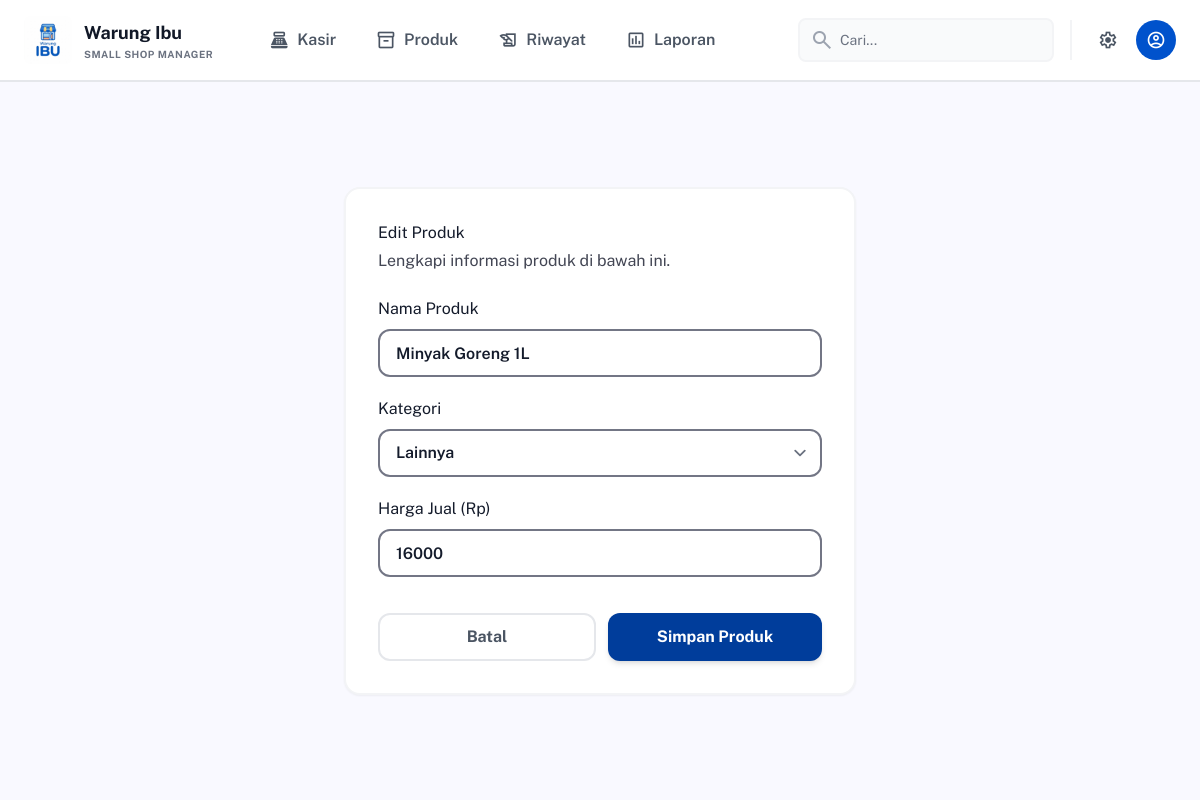
The page /produk/edit/3/ on the database its author committed.
### core/models.py (models this page shows, shortened)
class Produk(models.Model):
    KATEGORI_CHOICES = (
        ('makanan', 'Makanan'),
        ('minuman', 'Minuman'),
        ('lainnya', 'Lainnya'),
    )
    nama = models.CharField(max_length=100)
    harga = models.DecimalField(max_digits=10, decimal_places=0)
    kategori = models.CharField(max_length=50, choices=KATEGORI_CHOICES, default='lainnya')

### core/views.py (the view)
# urls.py: path('produk/edit/<int:pk>/', views.edit_produk, name='edit_produk'),
@never_cache
def edit_produk(request, pk):
    produk = get_object_or_404(Produk, pk=pk)
    if request.method == 'POST':
        produk.nama = request.POST.get('nama')
        produk.kategori = request.POST.get('kategori')
        produk.harga = request.POST.get('harga')
        produk.save()
        return redirect('produk')
    return render(request, 'produk_form.html', {'title': 'Edit Produk', 'produk': produk})

### templates/produk_form.html (shortened to what this page needs)
{% extends 'base.html' %}
{% block content %}
<div class="flex-1 overflow-y-auto p-4 sm:p-8 bg-surface flex items-center justify-center">
    <div class="w-full max-w-lg bg-white p-8 rounded-2xl shadow-sm border-2 border-gray-100">
        <div class="mb-6">
            <h1 class="font-headline-lg text-on-surface">{{ title }}</h1>
            <p class="text-on-surface-variant font-body-md mt-1">Lengkapi informasi produk di bawah ini.</p>
        </div>
        <form method="POST" class="space-y-5">
            <div>
                <label class="block font-label-lg mb-2 text-on-surface">Nama Produk</label>
                <input type="text" name="nama" value="{{ produk.nama }}" required class="w-full h-12 px-4 rounded-xl border-2 border-outline focus:border-primary focus:ring-0 font-semibold transition-all">
            </div>
            <div>
                <label class="block font-label-lg mb-2 text-on-surface">Kategori</label>
                <select name="kategori" required class="w-full h-12 px-4 rounded-xl border-2 border-outline focus:border-primary focus:ring-0 font-semibold transition-all">
                    <option value="lainnya" {% if produk.kategori == 'lainnya' %}selected{% endif %}>Lainnya</option>
                </select>
            </div>
            <div>
                <label class="block font-label-lg mb-2 text-on-surface">Harga Jual (Rp)</label>
                <input type="number" name="harga" value="{{ produk.harga|floatformat:0 }}" required min="0" step="100" class="w-full h-12 px-4 rounded-xl border-2 border-outline focus:border-primary focus:ring-0 font-semibold transition-all">
            </div>
            <div class="pt-4 flex gap-3">
                <a href="{% url 'produk' %}" class="flex-1 h-12 flex items-center justify-center rounded-xl font-bold border-2 border-gray-200 text-gray-600 hover:bg-gray-50 transition-all">Batal</a>
                <button type="submit" class="flex-1 h-12 flex items-center justify-center rounded-xl font-bold bg-primary text-white hover:brightness-110 active:scale-95 transition-all shadow-md">Simpan Produk</button>
            </div>
        </form>
    </div>
</div>
{% endblock %}

### templates/base.html (style rules this page uses)
body { font-family: "Public Sans", sans-serif; }

### rows shown on the page
Produk: nama "Minyak Goreng 1L", kategori "Lainnya", harga "16000"

### other values the page prints
{{ title }} "Edit Produk"
